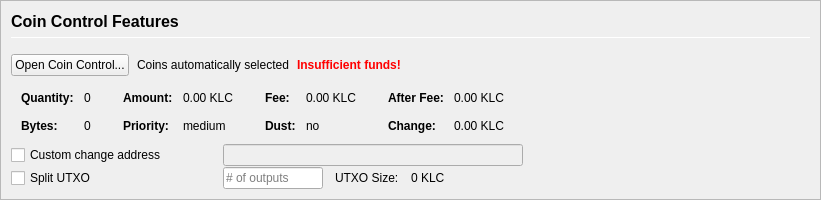
         <widget class="QFrame" name="frameCoinControl">
          <property name="sizePolicy">
           <sizepolicy hsizetype="Expanding" vsizetype="Expanding">
            <horstretch>0</horstretch>
            <verstretch>0</verstretch>
           </sizepolicy>
          </property>
          <property name="maximumSize">
           <size>
            <width>16777215</width>
            <height>16777215</height>
           </size>
          </property>
          <property name="frameShape">
           <enum>QFrame::StyledPanel</enum>
          </property>
          <property name="frameShadow">
           <enum>QFrame::Sunken</enum>
          </property>
          <layout class="QVBoxLayout" name="verticalLayoutCoinControl2">
           <property name="spacing">
            <number>0</number>
           </property>
           <property name="leftMargin">
            <number>0</number>
           </property>
           <property name="topMargin">
            <number>0</number>
           </property>
           <property name="rightMargin">
            <number>0</number>
           </property>
           <property name="bottomMargin">
            <number>0</number>
           </property>
           <item>
            <widget class="QFrame" name="frameCoinControl_BG">
             <layout class="QVBoxLayout" name="verticalLayoutCoinControl" stretch="0,0,0,0,0,0">
              <property name="spacing">
               <number>1</number>
              </property>
              <property name="leftMargin">
               <number>10</number>
              </property>
              <property name="topMargin">
               <number>10</number>
              </property>
              <item>
               <layout class="QHBoxLayout" name="horizontalLayoutCoinControl1">
                <property name="bottomMargin">
                 <number>15</number>
                </property>
                <item>
                 <layout class="QVBoxLayout" name="verticalLayout_3">
                  <property name="spacing">
                   <number>6</number>
                  </property>
                  <item>
                   <widget class="QLabel" name="labelCoinControlFeatures">
                    <property name="sizePolicy">
                     <sizepolicy hsizetype="Preferred" vsizetype="Maximum">
                      <horstretch>0</horstretch>
                      <verstretch>0</verstretch>
                     </sizepolicy>
                    </property>
                    <property name="minimumSize">
                     <size>
                      <width>0</width>
                      <height>20</height>
                     </size>
                    </property>
                    <property name="font">
                     <font>
                      <pointsize>12</pointsize>
                      <weight>75</weight>
                      <bold>true</bold>
                     </font>
                    </property>
                    <property name="styleSheet">
                     <string notr="true">font-weight:bold;</string>
                    </property>
                    <property name="text">
                     <string>Coin Control Features</string>
                    </property>
                   </widget>
                  </item>
                  <item>
                   <widget class="Line" name="line">
                    <property name="minimumSize">
                     <size>
                      <width>0</width>
                      <height>1</height>
                     </size>
                    </property>
                    <property name="maximumSize">
                     <size>
                      <width>16777215</width>
                      <height>1</height>
                     </size>
                    </property>
                    <property name="orientation">
                     <enum>Qt::Horizontal</enum>
                    </property>
                   </widget>
                  </item>
                 </layout>
                </item>
               </layout>
              </item>
              <item>
               <layout class="QHBoxLayout" name="horizontalLayoutCoinControl2" stretch="0,0,0,0">
                <property name="spacing">
                 <number>8</number>
                </property>
                <property name="bottomMargin">
                 <number>10</number>
                </property>
                <item>
                 <widget class="QPushButton" name="pushButtonCoinControl">
                  <property name="styleSheet">
                   <string notr="true"/>
                  </property>
                  <property name="text">
                   <string>Open Coin Control...</string>
                  </property>
                  <property name="autoDefault">
                   <bool>false</bool>
                  </property>
                 </widget>
                </item>
                <item>
                 <widget class="QLabel" name="labelCoinControlAutomaticallySelected">
                  <property name="text">
                   <string>Coins automatically selected</string>
                  </property>
                  <property name="margin">
                   <number>5</number>
                  </property>
                 </widget>
                </item>
                <item>
                 <widget class="QLabel" name="labelCoinControlInsuffFunds">
                  <property name="font">
                   <font>
                    <weight>75</weight>
                    <bold>true</bold>
                   </font>
                  </property>
                  <property name="styleSheet">
                   <string notr="true">color:red;font-weight:bold;</string>
                  </property>
                  <property name="text">
                   <string>Insufficient funds!</string>
                  </property>
                  <property name="margin">
                   <number>5</number>
                  </property>
                 </widget>
                </item>
                <item>
                 <spacer name="horizontalSpacerCoinControl">
                  <property name="orientation">
                   <enum>Qt::Horizontal</enum>
                  </property>
                  <property name="sizeHint" stdset="0">
                   <size>
                    <width>40</width>
                    <height>1</height>
                   </size>
                  </property>
                 </spacer>
                </item>
               </layout>
              </item>
              <item>
               <widget class="QWidget" name="widgetCoinControl" native="true">
                <property name="sizePolicy">
                 <sizepolicy hsizetype="Preferred" vsizetype="Preferred">
                  <horstretch>0</horstretch>
                  <verstretch>0</verstretch>
                 </sizepolicy>
                </property>
                <property name="minimumSize">
                 <size>
                  <width>0</width>
                  <height>0</height>
                 </size>
                </property>
                <property name="styleSheet">
                 <string notr="true"/>
                </property>
                <layout class="QHBoxLayout" name="horizontalLayoutCoinControl5">
                 <property name="leftMargin">
                  <number>0</number>
                 </property>
                 <property name="topMargin">
                  <number>0</number>
                 </property>
                 <property name="rightMargin">
                  <number>0</number>
                 </property>
                 <property name="bottomMargin">
                  <number>0</number>
                 </property>
                 <item>
                  <layout class="QHBoxLayout" name="horizontalLayoutCoinControl3" stretch="0,0,0,1">
                   <property name="spacing">
                    <number>20</number>
                   </property>
                   <property name="topMargin">
                    <number>0</number>
                   </property>
                   <property name="bottomMargin">
                    <number>10</number>
                   </property>
                   <item>
                    <layout class="QFormLayout" name="formLayoutCoinControl1">
                     <property name="horizontalSpacing">
                      <number>10</number>
                     </property>
                     <property name="verticalSpacing">
                      <number>14</number>
                     </property>
                     <property name="leftMargin">
                      <number>10</number>
                     </property>
                     <property name="topMargin">
                      <number>4</number>
                     </property>
                     <property name="rightMargin">
                      <number>6</number>
                     </property>
                     <item row="0" column="0">
                      <widget class="QLabel" name="labelCoinControlQuantityText">
                       <property name="font">
                        <font>
                         <weight>75</weight>
                         <bold>true</bold>
                        </font>
                       </property>
                       <property name="text">
                        <string>Quantity:</string>
                       </property>
                       <property name="margin">
                        <number>0</number>
                       </property>
                      </widget>
                     </item>
                     <item row="0" column="1">
                      <widget class="QLabel" name="labelCoinControlQuantity">
                       <property name="cursor">
                        <cursorShape>IBeamCursor</cursorShape>
                       </property>
                       <property name="contextMenuPolicy">
                        <enum>Qt::ActionsContextMenu</enum>
                       </property>
                       <property name="text">
                        <string notr="true">0</string>
                       </property>
                       <property name="margin">
                        <number>0</number>
                       </property>
                       <property name="textInteractionFlags">
                        <set>Qt::LinksAccessibleByMouse|Qt::TextSelectableByKeyboard|Qt::TextSelectableByMouse</set>
                       </property>
                      </widget>
                     </item>
                     <item row="1" column="0">
                      <widget class="QLabel" name="labelCoinControlBytesText">
                       <property name="font">
                        <font>
                         <weight>75</weight>
                         <bold>true</bold>
                        </font>
                       </property>
                       <property name="text">
                        <string>Bytes:</string>
                       </property>
                      </widget>
                     </item>
                     <item row="1" column="1">
                      <widget class="QLabel" name="labelCoinControlBytes">
                       <property name="cursor">
                        <cursorShape>IBeamCursor</cursorShape>
                       </property>
                       <property name="contextMenuPolicy">
                        <enum>Qt::ActionsContextMenu</enum>
                       </property>
                       <property name="text">
                        <string notr="true">0</string>
                       </property>
                       <property name="textInteractionFlags">
                        <set>Qt::LinksAccessibleByMouse|Qt::TextSelectableByKeyboard|Qt::TextSelectableByMouse</set>
                       </property>
                      </widget>
                     </item>
                    </layout>
                   </item>
                   <item>
                    <layout class="QFormLayout" name="formLayoutCoinControl2">
                     <property name="horizontalSpacing">
                      <number>10</number>
                     </property>
                     <property name="verticalSpacing">
                      <number>14</number>
                     </property>
                     <property name="leftMargin">
                      <number>6</number>
                     </property>
                     <property name="topMargin">
                      <number>4</number>
                     </property>
                     <property name="rightMargin">
                      <number>6</number>
                     </property>
                     <item row="0" column="0">
                      <widget class="QLabel" name="labelCoinControlAmountText">
                       <property name="font">
                        <font>
                         <weight>75</weight>
                         <bold>true</bold>
                        </font>
                       </property>
                       <property name="text">
                        <string>Amount:</string>
                       </property>
                       <property name="margin">
                        <number>0</number>
                       </property>
                      </widget>
                     </item>
                     <item row="0" column="1">
                      <widget class="QLabel" name="labelCoinControlAmount">
                       <property name="cursor">
                        <cursorShape>IBeamCursor</cursorShape>
                       </property>
                       <property name="contextMenuPolicy">
                        <enum>Qt::ActionsContextMenu</enum>
                       </property>
                       <property name="text">
                        <string notr="true">0.00 KLC</string>
                       </property>
                       <property name="textInteractionFlags">
                        <set>Qt::LinksAccessibleByMouse|Qt::TextSelectableByKeyboard|Qt::TextSelectableByMouse</set>
                       </property>
                      </widget>
                     </item>
                     <item row="1" column="0">
                      <widget class="QLabel" name="labelCoinControlPriorityText">
                       <property name="font">
                        <font>
                         <weight>75</weight>
                         <bold>true</bold>
                        </font>
                       </property>
                       <property name="text">
                        <string>Priority:</string>
                       </property>
                      </widget>
                     </item>
                     <item row="1" column="1">
                      <widget class="QLabel" name="labelCoinControlPriority">
                       <property name="cursor">
                        <cursorShape>IBeamCursor</cursorShape>
                       </property>
                       <property name="contextMenuPolicy">
                        <enum>Qt::ActionsContextMenu</enum>
                       </property>
                       <property name="text">
                        <string>medium</string>
                       </property>
                       <property name="textInteractionFlags">
                        <set>Qt::LinksAccessibleByMouse|Qt::TextSelectableByKeyboard|Qt::TextSelectableByMouse</set>
                       </property>
                      </widget>
                     </item>
                    </layout>
                   </item>
                   <item>
                    <layout class="QFormLayout" name="formLayoutCoinControl3">
                     <property name="horizontalSpacing">
                      <number>10</number>
                     </property>
                     <property name="verticalSpacing">
                      <number>14</number>
                     </property>
                     <property name="leftMargin">
                      <number>6</number>
                     </property>
                     <property name="topMargin">
                      <number>4</number>
                     </property>
                     <property name="rightMargin">
                      <number>6</number>
                     </property>
                     <item row="0" column="0">
                      <widget class="QLabel" name="labelCoinControlFeeText">
                       <property name="font">
                        <font>
                         <weight>75</weight>
                         <bold>true</bold>
                        </font>
                       </property>
                       <property name="text">
                        <string>Fee:</string>
                       </property>
                       <property name="margin">
                        <number>0</number>
                       </property>
                      </widget>
                     </item>
                     <item row="0" column="1">
                      <widget class="QLabel" name="labelCoinControlFee">
                       <property name="cursor">
                        <cursorShape>IBeamCursor</cursorShape>
                       </property>
                       <property name="contextMenuPolicy">
                        <enum>Qt::ActionsContextMenu</enum>
                       </property>
                       <property name="text">
                        <string notr="true">0.00 KLC</string>
                       </property>
                       <property name="textInteractionFlags">
                        <set>Qt::LinksAccessibleByMouse|Qt::TextSelectableByKeyboard|Qt::TextSelectableByMouse</set>
                       </property>
                      </widget>
                     </item>
                     <item row="1" column="0">
                      <widget class="QLabel" name="labelCoinControlLowOutputText">
                       <property name="font">
                        <font>
                         <weight>75</weight>
                         <bold>true</bold>
                        </font>
                       </property>
                       <property name="text">
                        <string>Dust:</string>
                       </property>
                      </widget>
                     </item>
                     <item row="1" column="1">
                      <widget class="QLabel" name="labelCoinControlLowOutput">
                       <property name="cursor">
                        <cursorShape>IBeamCursor</cursorShape>
                       </property>
                       <property name="contextMenuPolicy">
                        <enum>Qt::ActionsContextMenu</enum>
                       </property>
                       <property name="text">
                        <string>no</string>
                       </property>
                       <property name="textInteractionFlags">
                        <set>Qt::LinksAccessibleByMouse|Qt::TextSelectableByKeyboard|Qt::TextSelectableByMouse</set>
                       </property>
                      </widget>
                     </item>
                    </layout>
                   </item>
                   <item>
                    <layout class="QFormLayout" name="formLayoutCoinControl4">
                     <property name="horizontalSpacing">
                      <number>10</number>
                     </property>
                     <property name="verticalSpacing">
                      <number>14</number>
                     </property>
                     <property name="leftMargin">
                      <number>6</number>
                     </property>
                     <property name="topMargin">
                      <number>4</number>
                     </property>
                     <property name="rightMargin">
                      <number>6</number>
                     </property>
                     <item row="0" column="0">
                      <widget class="QLabel" name="labelCoinControlAfterFeeText">
                       <property name="font">
                        <font>
                         <weight>75</weight>
                         <bold>true</bold>
                        </font>
                       </property>
                       <property name="text">
                        <string>After Fee:</string>
                       </property>
                       <property name="margin">
                        <number>0</number>
                       </property>
                      </widget>
                     </item>
                     <item row="0" column="1">
                      <widget class="QLabel" name="labelCoinControlAfterFee">
                       <property name="cursor">
                        <cursorShape>IBeamCursor</cursorShape>
                       </property>
                       <property name="contextMenuPolicy">
                        <enum>Qt::ActionsContextMenu</enum>
                       </property>
                       <property name="text">
                        <string notr="true">0.00 KLC</string>
                       </property>
                       <property name="textInteractionFlags">
                        <set>Qt::LinksAccessibleByMouse|Qt::TextSelectableByKeyboard|Qt::TextSelectableByMouse</set>
                       </property>
                      </widget>
                     </item>
                     <item row="1" column="0">
                      <widget class="QLabel" name="labelCoinControlChangeText">
                       <property name="font">
                        <font>
                         <weight>75</weight>
                         <bold>true</bold>
                        </font>
                       </property>
                       <property name="text">
                        <string>Change:</string>
                       </property>
                      </widget>
                     </item>
                     <item row="1" column="1">
                      <widget class="QLabel" name="labelCoinControlChange">
                       <property name="cursor">
                        <cursorShape>IBeamCursor</cursorShape>
                       </property>
                       <property name="contextMenuPolicy">
                        <enum>Qt::ActionsContextMenu</enum>
                       </property>
                       <property name="text">
                        <string notr="true">0.00 KLC</string>
                       </property>
                       <property name="textInteractionFlags">
                        <set>Qt::LinksAccessibleByMouse|Qt::TextSelectableByKeyboard|Qt::TextSelectableByMouse</set>
                       </property>
                      </widget>
                     </item>
                    </layout>
                   </item>
                  </layout>
                 </item>
                </layout>
               </widget>
              </item>
              <item>
               <layout class="QHBoxLayout" name="horizontalLayoutCoinControl4">
                <property name="spacing">
                 <number>12</number>
                </property>
                <property name="sizeConstraint">
                 <enum>QLayout::SetDefaultConstraint</enum>
                </property>
                <property name="topMargin">
                 <number>0</number>
                </property>
                <property name="rightMargin">
                 <number>0</number>
                </property>
                <item>
                 <widget class="QCheckBox" name="checkBoxCoinControlChange">
                  <property name="sizePolicy">
                   <sizepolicy hsizetype="Preferred" vsizetype="Preferred">
                    <horstretch>0</horstretch>
                    <verstretch>0</verstretch>
                   </sizepolicy>
                  </property>
                  <property name="minimumSize">
                   <size>
                    <width>200</width>
                    <height>0</height>
                   </size>
                  </property>
                  <property name="maximumSize">
                   <size>
                    <width>200</width>
                    <height>16777215</height>
                   </size>
                  </property>
                  <property name="toolTip">
                   <string>If this is activated, but the change address is empty or invalid, change will be sent to a newly generated address.</string>
                  </property>
                  <property name="text">
                   <string>Custom change address</string>
                  </property>
                 </widget>
                </item>
                <item>
                 <widget class="QValidatedLineEdit" name="lineEditCoinControlChange">
                  <property name="enabled">
                   <bool>false</bool>
                  </property>
                  <property name="sizePolicy">
                   <sizepolicy hsizetype="Preferred" vsizetype="Preferred">
                    <horstretch>0</horstretch>
                    <verstretch>0</verstretch>
                   </sizepolicy>
                  </property>
                  <property name="minimumSize">
                   <size>
                    <width>300</width>
                    <height>0</height>
                   </size>
                  </property>
                 </widget>
                </item>
                <item>
                 <widget class="QLabel" name="labelCoinControlChangeLabel">
                  <property name="sizePolicy">
                   <sizepolicy hsizetype="Preferred" vsizetype="Preferred">
                    <horstretch>0</horstretch>
                    <verstretch>0</verstretch>
                   </sizepolicy>
                  </property>
                  <property name="minimumSize">
                   <size>
                    <width>100</width>
                    <height>0</height>
                   </size>
                  </property>
                  <property name="text">
                   <string/>
                  </property>
                  <property name="margin">
                   <number>3</number>
                  </property>
                 </widget>
                </item>
               </layout>
              </item>
              <item>
               <layout class="QHBoxLayout" name="horizontalLayoutCoinControl6">
                <property name="spacing">
                 <number>12</number>
                </property>
                <property name="rightMargin">
                 <number>0</number>
                </property>
                <item>
                 <widget class="QCheckBox" name="splitBlockCheckBox">
                  <property name="sizePolicy">
                   <sizepolicy hsizetype="Preferred" vsizetype="Preferred">
                    <horstretch>0</horstretch>
                    <verstretch>0</verstretch>
                   </sizepolicy>
                  </property>
                  <property name="minimumSize">
                   <size>
                    <width>200</width>
                    <height>0</height>
                   </size>
                  </property>
                  <property name="maximumSize">
                   <size>
                    <width>200</width>
                    <height>16777215</height>
                   </size>
                  </property>
                  <property name="text">
                   <string>Split UTXO</string>
                  </property>
                 </widget>
                </item>
                <item>
                 <widget class="QLineEdit" name="splitBlockLineEdit">
                  <property name="sizePolicy">
                   <sizepolicy hsizetype="Preferred" vsizetype="Preferred">
                    <horstretch>50</horstretch>
                    <verstretch>0</verstretch>
                   </sizepolicy>
                  </property>
                  <property name="minimumSize">
                   <size>
                    <width>100</width>
                    <height>0</height>
                   </size>
                  </property>
                  <property name="maximumSize">
                   <size>
                    <width>100</width>
                    <height>16777215</height>
                   </size>
                  </property>
                  <property name="placeholderText">
                   <string># of outputs</string>
                  </property>
                 </widget>
                </item>
                <item>
                 <widget class="QLabel" name="labelBlockSizeText">
                  <property name="text">
                   <string>UTXO Size:</string>
                  </property>
                 </widget>
                </item>
                <item>
                 <widget class="QLabel" name="labelBlockSize">
                  <property name="text">
                   <string>0 KLC</string>
                  </property>
                 </widget>
                </item>
                <item>
                 <spacer name="horizontalSpacer_7">
                  <property name="orientation">
                   <enum>Qt::Horizontal</enum>
                  </property>
                  <property name="sizeHint" stdset="0">
                   <size>
                    <width>40</width>
                    <height>20</height>
                   </size>
                  </property>
                 </spacer>
                </item>
               </layout>
              </item>
              <item>
               <spacer name="verticalSpacerCoinControl">
                <property name="orientation">
                 <enum>Qt::Vertical</enum>
                </property>
                <property name="sizeHint" stdset="0">
                 <size>
                  <width>800</width>
                  <height>1</height>
                 </size>
                </property>
               </spacer>
              </item>
             </layout>
            </widget>
           </item>
          </layout>
         </widget>
